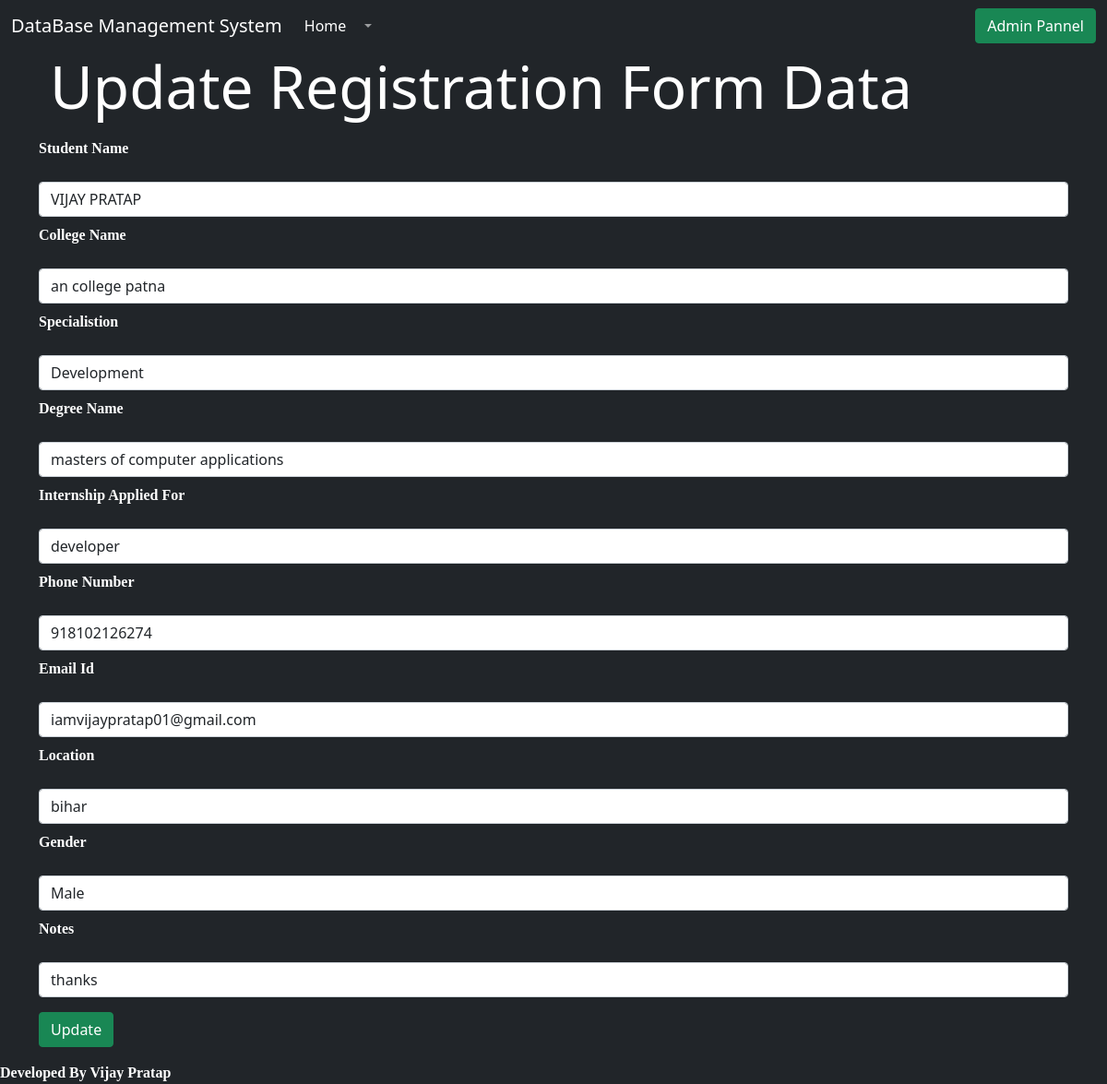
Before: /update/1 (signed in) with the older database file.
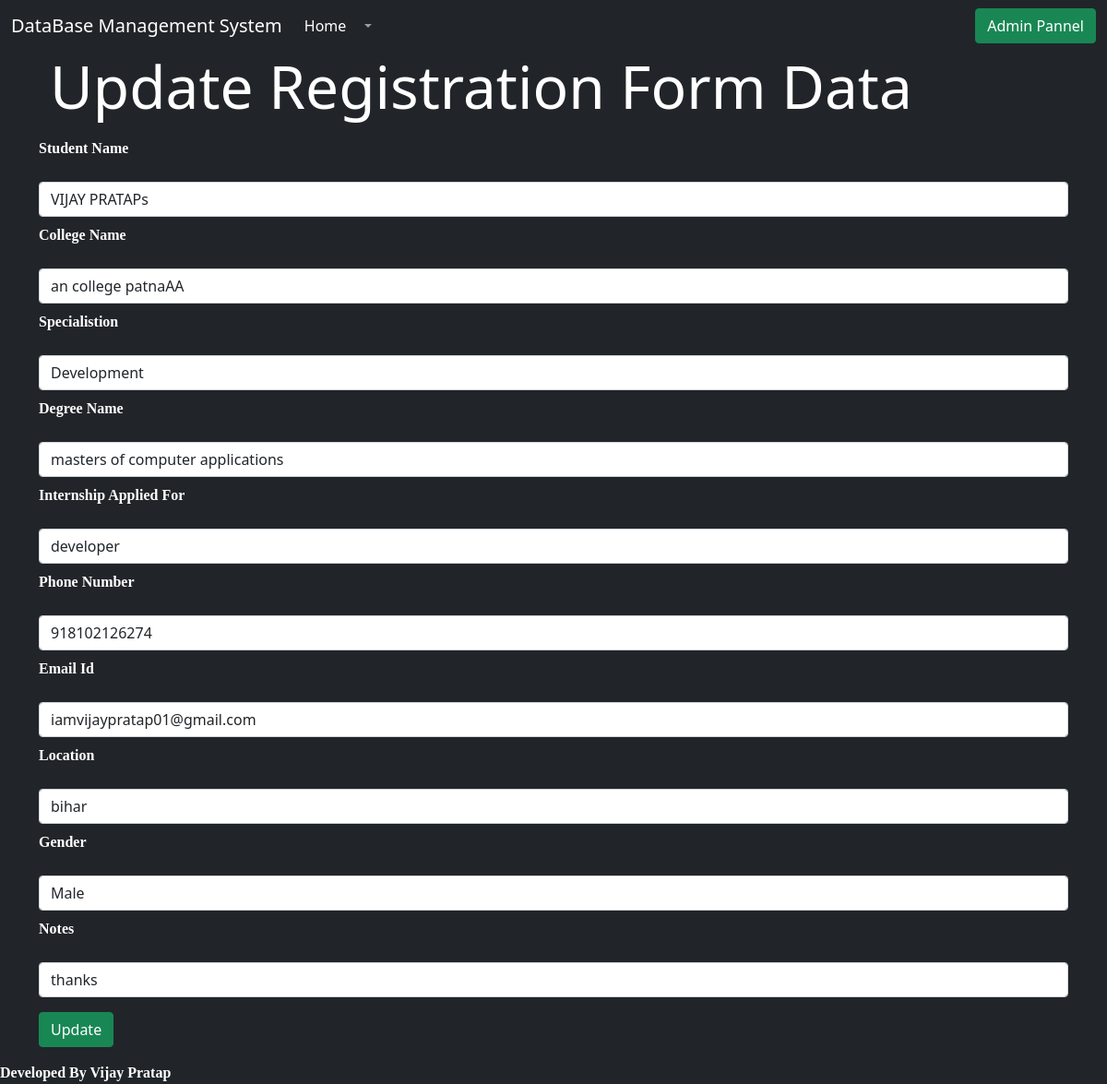
After: the same page with the newer database file.
### app.py (models this page shows)
class Tbl_student(db.Model):
    sno=db.Column(db.Integer,primary_key = True)
    Name=db.Column(db.String(50),nullable = False)
    College_Name = db.Column(db.String(100),nullable = False)
    Specialistion = db.Column(db.String(100),nullable = False)
    Degree_Name = db.Column(db.String(100),nullable = False)
    Applied_for = db.Column(db.String(100),nullable = False)
    phone =db.Column(db.Integer,nullable = False)
    emailid = db.Column(db.String(100),nullable = False)
    location = db.Column(db.String(100),nullable=False)
    Gender = db.Column(db.String(100),nullable=False)
    notes = db.Column(db.String(100),nullable=False)

### app.py (the view, shortened to what this page needs)
@app.route('/update/<int:sno>', methods=['GET', 'POST'])
def update(sno):
    if g.user:
        dataupdate=Tbl_student.query.filter_by(sno=sno).first()
        return render_template("update.html",dataupdate=dataupdate)
    else:
        return redirect(url_for("Admin_Log_In"))

### app.py (called while the page is built)
@app.before_request
def before_request():
    g.user=None
    if "user" in session:
        g.user=session["user"]

### templates/update.html (shortened to what this page needs)
<!doctype html>
<html lang="en">
  <head>
    <link href="https://cdn.jsdelivr.net/npm/bootstrap@5.0.2/dist/css/bootstrap.min.css" rel="stylesheet">
  </head>
  <body class="bd">
    <nav class="navbar navbar-expand-lg navbar-dark bg-dark">
        <div class="container-fluid">
          <a class="navbar-brand" href="/">DataBase Management System</a>
          <div class="collapse navbar-collapse" id="navbarSupportedContent">
            <ul class="navbar-nav me-auto mb-2 mb-lg-0">
              <li class="nav-item">
                <a class="nav-link active" aria-current="page" href="#">Home</a>
              </li>
              <li class="nav-item dropdown">
                <a class="nav-link dropdown-toggle" href="#" id="navbarDropdown" role="button" data-bs-toggle="dropdown" aria-expanded="false">
                </a>
              </li>
            </ul>
              <a class="btn btn-primary btn-success" href="/login" role="button">Admin Pannel</a>
          </div>
        </div>
      </nav>
     <div class="container-fluid">
        <form action="/update/{{dataupdate.sno}}" method="POST">
            <div class="container form-group ">
            <div class="container">
              <h1 class="display-3 ">Update Registration Form Data</h1>
            </div>
              <label class="my-2  "for="formGroupExampleInput"><p class="d">Student Name</p></label>
              <input type="text" class="form-control" value="{{dataupdate.Name}}"name="name" id="formGroupExampleInput" placeholder= ""required>
              <label class="my-2" for="formGroupExampleInput"><p class="d">College Name</p></label>
              <input type="text" class="form-control" value="{{dataupdate.College_Name}}" name="college" id="formGroupExampleInput" placeholder="" required>
              <label class="my-2" for="formGroupExampleInput"><p class="d">Specialistion</p></label>
              <input type="text" class="form-control" value="{{dataupdate.Specialistion}}" name="specialistion" id="formGroupExampleInput" placeholder= "" required>
              <label class="my-2" for="formGroupExampleInput"><p class="d">Degree Name</p></label>
              <input type="text" class="form-control" value="{{dataupdate.Degree_Name}}" name="degree" id="formGroupExampleInput" placeholder=""required
              >
              <label class="my-2" class="my-2" for="formGroupExampleInput"><p class="d">Internship Applied For</p></label>
              <input type="text" class="form-control" value="{{dataupdate.Applied_for}}" name="internship" id="formGroupExampleInput" placeholder=''required>
              <label class="my-2" for="formGroupExampleInput"><p class="d">Phone Number</p></label>
              <input type="text" class="form-control"value="{{dataupdate.phone}}" name="phone" id="formGroupExampleInput" placeholder=""required>
              <label class="my-2" for="formGroupExampleInput"><p class="d">Email Id</p></label>
              <input type="email" class="form-control" value="{{dataupdate.emailid}}" name="email" id="formGroupExampleInput" placeholder=""required>
              <label class="my-2" for="formGroupExampleInput"><p class="d">Location</p></label>
              <input type="text" class="form-control" value="{{dataupdate.location}}" name="location" id="formGroupExampleInput" placeholder=""required>
              <label class="my-2" for="formGroupExampleInput"><p class="d">Gender</p></label>
                <select class="form-control" value="{{dataupdate.Gender}}" name="gender" id="exampleFormControlSelect1" placeholder= ""required>
                <option>Male</option>
                </select>
                <label class="my-2" for="formGroupExampleInput"><p class="d">Notes</p></label>
                <input type="text" class="form-control" value="{{dataupdate.notes}}" name="notes" id="formGroupExampleInput" placeholder=""required>
              <button type="submit" onclick="clicked()" class="btn btn-success my-3 ">Update</button>
            </div>
            </form>
     </div>
    <footer class="d">Developed By Vijay Pratap</footer>
  </body>
</html>

Changed rows visible on the page:
changed Tbl_student "Development": name "VIJAY PRATAP" → "VIJAY PRATAPs"; college "an college patna" → "an college patnaAA"
